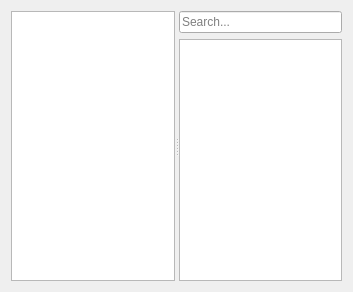
<?xml version="1.0" encoding="UTF-8"?>
<ui version="4.0">
 <class>CentralWidget</class>
 <widget class="QWidget" name="CentralWidget">
  <property name="geometry">
   <rect>
    <x>0</x>
    <y>0</y>
    <width>353</width>
    <height>292</height>
   </rect>
  </property>
  <property name="windowTitle">
   <string>Form</string>
  </property>
  <layout class="QHBoxLayout" name="horizontalLayout">
   <item>
    <widget class="QSplitter" name="splitter">
     <property name="orientation">
      <enum>Qt::Horizontal</enum>
     </property>
     <widget class="QListWidget" name="fileList"/>
     <widget class="QWidget" name="layoutWidget">
      <layout class="QVBoxLayout" name="verticalLayout" stretch="0,0">
       <item>
        <widget class="QLineEdit" name="filterPattern">
         <property name="placeholderText">
          <string>Search...</string>
         </property>
        </widget>
       </item>
       <item>
        <widget class="QTreeView" name="messageList">
         <property name="indentation">
          <number>8</number>
         </property>
         <property name="itemsExpandable">
          <bool>true</bool>
         </property>
         <property name="headerHidden">
          <bool>true</bool>
         </property>
         <attribute name="headerDefaultSectionSize">
          <number>45</number>
         </attribute>
         <attribute name="headerMinimumSectionSize">
          <number>40</number>
         </attribute>
        </widget>
       </item>
      </layout>
     </widget>
    </widget>
   </item>
  </layout>
 </widget>
 <resources/>
 <connections/>
</ui>
